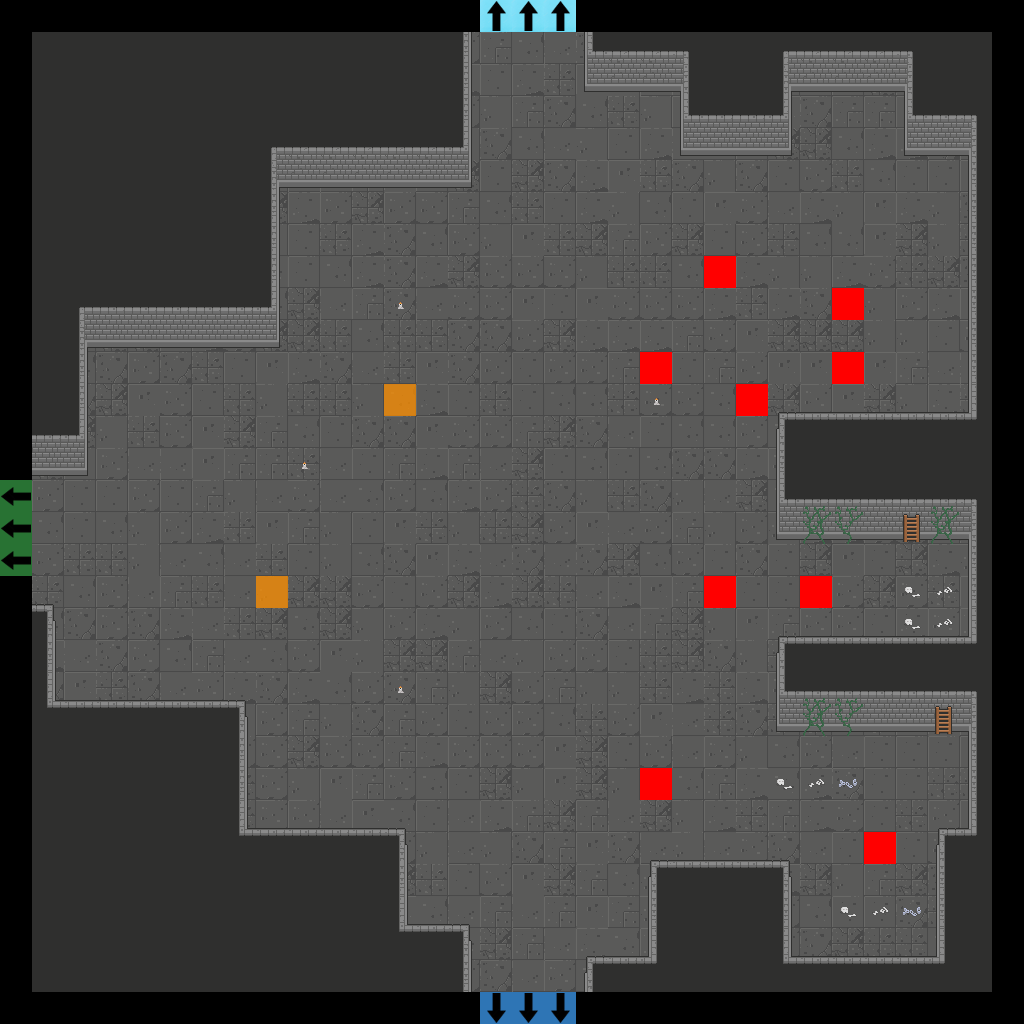

Below is a game level as drawn by its tile map, then a one-line description and the .tmx that defines it (tile-layer data replaced by summaries):
An orthogonal 32x32 tile map with 32x32 px tiles, 7 tile layers (Floor, Walls, Doors, Pillars, ...), 2 tilesets.

<map version="1.2" tiledversion="2019.04.18" orientation="orthogonal" renderorder="right-down" width="32" height="32" tilewidth="32" tileheight="32" infinite="0" nextlayerid="22" nextobjectid="1">
 <tileset firstgid="1" source="Dungeon_Tileset_2.tsx" />
 <tileset firstgid="321" source="flags.tsx" />
 <layer id="15" name="Floor" width="32" height="32">
  <data>[1024 cells, 900 non-empty, 14 distinct tile ids]</data>
 </layer>
 <layer id="16" name="Walls" width="32" height="32">
  <data>[1024 cells, 394 non-empty, 26 distinct tile ids]</data>
 </layer>
 <layer id="17" name="Doors" width="32" height="32">
  <data>[1024 cells, 0 non-empty, 0 distinct tile ids]</data>
 </layer>
 <layer id="18" name="Pillars" width="32" height="32">
  <properties>
   <property name="unity:SortingLayer" value="Pillars" />
  </properties>
  <data>[1024 cells, 0 non-empty, 0 distinct tile ids]</data>
 </layer>
 <layer id="19" name="Candles" width="32" height="32">
  <data>[1024 cells, 4 non-empty, 1 distinct tile ids]</data>
 </layer>
 <layer id="20" name="Debris" width="32" height="32">
  <data>[1024 cells, 22 non-empty, 8 distinct tile ids]</data>
 </layer>
 <layer id="21" name="Flags" width="32" height="32">
  <data>[1024 cells, 20 non-empty, 5 distinct tile ids]</data>
 </layer>
</map>
